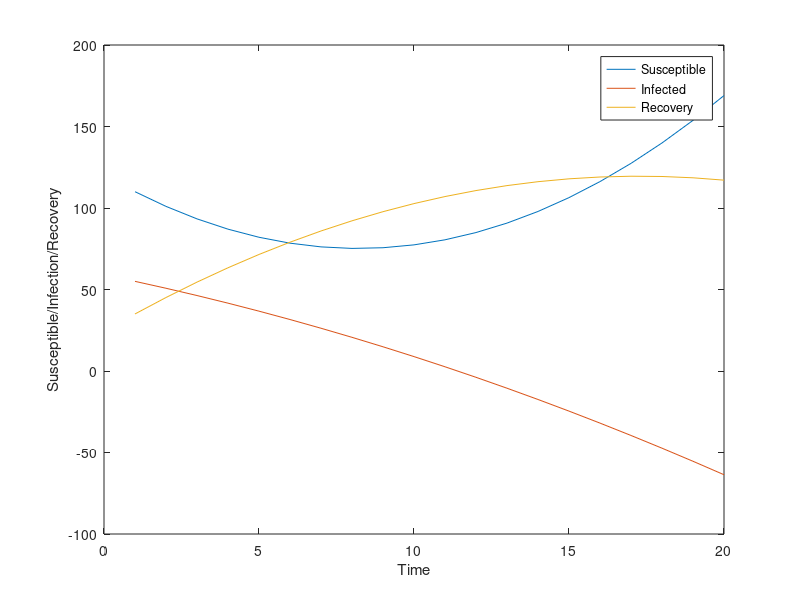

Source code (MATLAB):
%% Homotopy Perturbation method for solving SIR Infectious Disease Model by
% Incorporating Vaccination.

clear all;
s_not=110;
i_not=55;
r_not=35;

a=0.001;
g=0.16;
B=0.15;
z=0.002;
d=0.01;
u=0.015;
p=0.02;

t=0;
for i=1:20
    
    
    
    S1=s_not+(B+(z*r_not)-((a*i_not)+p+u)*(s_not))*(t);
    S2=(z*((g*i_not)-(u+z)*r_not+(p*s_not)));
    S3=-(a*s_not)*((a*s_not*i_not)-(g+d+u)*i_not);
    S4=-((a*i_not)+p+u)*(B+(z*r_not)-((a*i_not)+p+u)*s_not);
    
    I1=i_not+((a*s_not)-(g+d+u))*i_not*(t);
    I2=((a*i_not)*(B+(z*r_not)-((a*i_not)+p+u)*s_not));
    I3=((a*s_not)-g-d-u)^(2)*i_not;
    
    R1=r_not+((g*i_not)-(u+z)*r_not+(p*s_not))*(t);
    R2=((g*i_not)*((a*s_not)-g-d-u)-(u+z)*((g*i_not)-(u+z)*r_not+(p*s_not)));
    R3=-p*(B-(z*r_not)-((a*i_not)+p+u)*s_not);
    
    S(i)=S1+((S2+S3+S4)*(t^2)/2);
    I(i)=I1+((I2+I3)*(t^2)/2);
    R(i)=R1+((R2+R3)*(t^2)/2);
    
    fprintf('\nS(%.1f)= %.4f\n',i,S(i));
    fprintf('I(%.1f)= %.4f\n',i,I(i));
    fprintf('R(%.1f)= %.4f\n',i,R(i));
    t=t+1;
    %S=S(i);
    %I=I(i);
    %R=R(i);
    xx(i) = t;
end

plot(xx,S(1:t),xx,I(1:t),xx,R(1:t));
hold on
xlabel('Time')
ylabel('Susceptible/Infection/Recovery')
legend('Susceptible','Infected','Recovery')
